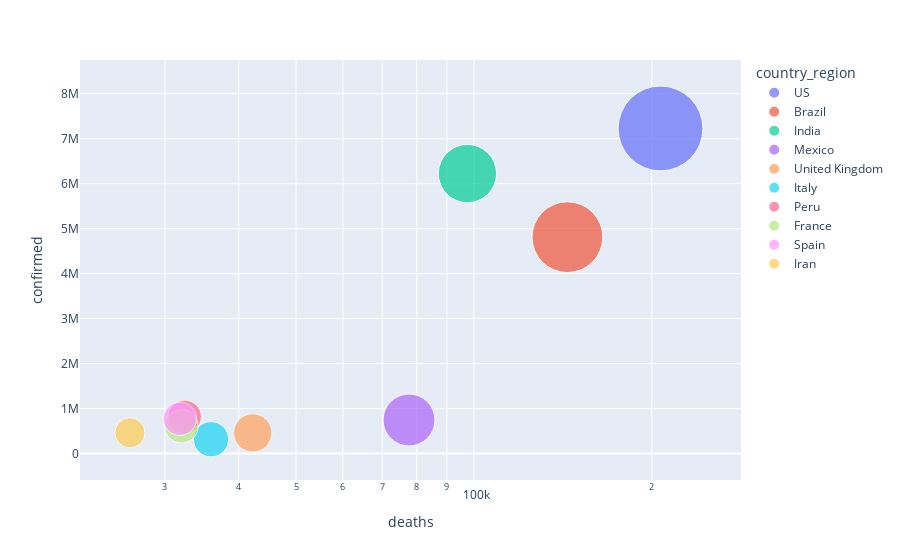

Here is the notebook cell this chart was saved with:
### Code cell
#Dead Cases
top_10_death = country_df.sort_values(by="deaths", ascending=False).head(10)
fig3 = px.scatter(top_10_death, 
                 x="deaths", y="confirmed",size="deaths", color="country_region",
                 hover_name="country_region", log_x=True, size_max=60)
fig3.show()

### Figure 1 — Plotly figure (JSON) as saved in the notebook; plotly's stock layout.template omitted (floating-point values rounded to 4 significant figures)
{"data": [{"hovertemplate": "<b>%{hovertext}</b><br><br>country_region=US<br>deaths=%{marker.size}<br>confirmed=%{y}<extra></extra>", "hovertext": ["US"], "legendgroup": "US", "marker": {"color": "#636efa", "size": [206905], "sizemode": "area", "sizeref": 57.47, "symbol": "circle"}, "mode": "markers", "name": "US", "orientation": "v", "showlegend": true, "type": "scatter", "x": [206905], "xaxis": "x", "y": [7229723], "yaxis": "y"}, {"hovertemplate": "<b>%{hovertext}</b><br><br>country_region=Brazil<br>deaths=%{marker.size}<br>confirmed=%{y}<extra></extra>", "hovertext": ["Brazil"], "legendgroup": "Brazil", "marker": {"color": "#EF553B", "size": [143952], "sizemode": "area", "sizeref": 57.47, "symbol": "circle"}, "mode": "markers", "name": "Brazil", "orientation": "v", "showlegend": true, "type": "scatter", "x": [143952], "xaxis": "x", "y": [4810935], "yaxis": "y"}, {"hovertemplate": "<b>%{hovertext}</b><br><br>country_region=India<br>deaths=%{marker.size}<br>confirmed=%{y}<extra></extra>", "hovertext": ["India"], "legendgroup": "India", "marker": {"color": "#00cc96", "size": [97497], "sizemode": "area", "sizeref": 57.47, "symbol": "circle"}, "mode": "markers", "name": "India", "orientation": "v", "showlegend": true, "type": "scatter", "x": [97497], "xaxis": "x", "y": [6225763], "yaxis": "y"}, {"hovertemplate": "<b>%{hovertext}</b><br><br>country_region=Mexico<br>deaths=%{marker.size}<br>confirmed=%{y}<extra></extra>", "hovertext": ["Mexico"], "legendgroup": "Mexico", "marker": {"color": "#ab63fa", "size": [77646], "sizemode": "area", "sizeref": 57.47, "symbol": "circle"}, "mode": "markers", "name": "Mexico", "orientation": "v", "showlegend": true, "type": "scatter", "x": [77646], "xaxis": "x", "y": [743216], "yaxis": "y"}, {"hovertemplate": "<b>%{hovertext}</b><br><br>country_region=United Kingdom<br>deaths=%{marker.size}<br>confirmed=%{y}<extra></extra>", "hovertext": ["United Kingdom"], "legendgroup": "United Kingdom", "marker": {"color": "#FFA15A", "size": [42233], "sizemode": "area", "sizeref": 57.47, "symbol": "circle"}, "mode": "markers", "name": "United Kingdom", "orientation": "v", "showlegend": true, "type": "scatter", "x": [42233], "xaxis": "x", "y": [455846], "yaxis": "y"}, {"hovertemplate": "<b>%{hovertext}</b><br><br>country_region=Italy<br>deaths=%{marker.size}<br>confirmed=%{y}<extra></extra>", "hovertext": ["Italy"], "legendgroup": "Italy", "marker": {"color": "#19d3f3", "size": [35894], "sizemode": "area", "sizeref": 57.47, "symbol": "circle"}, "mode": "markers", "name": "Italy", "orientation": "v", "showlegend": true, "type": "scatter", "x": [35894], "xaxis": "x", "y": [314861], "yaxis": "y"}, {"hovertemplate": "<b>%{hovertext}</b><br><br>country_region=Peru<br>deaths=%{marker.size}<br>confirmed=%{y}<extra></extra>", "hovertext": ["Peru"], "legendgroup": "Peru", "marker": {"color": "#FF6692", "size": [32396], "sizemode": "area", "sizeref": 57.47, "symbol": "circle"}, "mode": "markers", "name": "Peru", "orientation": "v", "showlegend": true, "type": "scatter", "x": [32396], "xaxis": "x", "y": [811768], "yaxis": "y"}, {"hovertemplate": "<b>%{hovertext}</b><br><br>country_region=France<br>deaths=%{marker.size}<br>confirmed=%{y}<extra></extra>", "hovertext": ["France"], "legendgroup": "France", "marker": {"color": "#B6E880", "size": [31986], "sizemode": "area", "sizeref": 57.47, "symbol": "circle"}, "mode": "markers", "name": "France", "orientation": "v", "showlegend": true, "type": "scatter", "x": [31986], "xaxis": "x", "y": [604031], "yaxis": "y"}, {"hovertemplate": "<b>%{hovertext}</b><br><br>country_region=Spain<br>deaths=%{marker.size}<br>confirmed=%{y}<extra></extra>", "hovertext": ["Spain"], "legendgroup": "Spain", "marker": {"color": "#FF97FF", "size": [31791], "sizemode": "area", "sizeref": 57.47, "symbol": "circle"}, "mode": "markers", "name": "Spain", "orientation": "v", "showlegend": true, "type": "scatter", "x": [31791], "xaxis": "x", "y": [769188], "yaxis": "y"}, {"hovertemplate": "<b>%{hovertext}</b><br><br>country_region=Iran<br>deaths=%{marker.size}<br>confirmed=%{y}<extra></extra>", "hovertext": ["Iran"], "legendgroup": "Iran", "marker": {"color": "#FECB52", "size": [26169], "sizemode": "area", "sizeref": 57.47, "symbol": "circle"}, "mode": "markers", "name": "Iran", "orientation": "v", "showlegend": true, "type": "scatter", "x": [26169], "xaxis": "x", "y": [457219], "yaxis": "y"}], "layout": {"legend": {"itemsizing": "constant", "title": {"text": "country_region"}, "tracegroupgap": 0}, "margin": {"t": 60}, "xaxis": {"anchor": "y", "domain": [0, 1], "title": {"text": "deaths"}, "type": "log"}, "yaxis": {"anchor": "x", "domain": [0, 1], "title": {"text": "confirmed"}}}}
